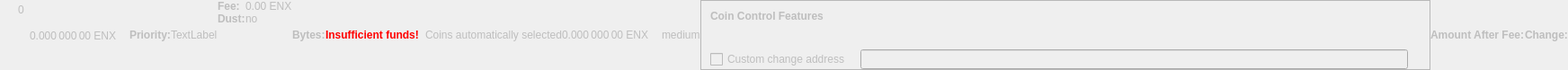
    <widget class="QWidget" name="dummyHideWidget" native="true">
     <property name="enabled">
      <bool>false</bool>
     </property>
     <property name="maximumSize">
      <size>
       <width>100</width>
       <height>22</height>
      </size>
     </property>
     <layout class="QHBoxLayout" name="dummyHideLayout">
      <property name="spacing">
       <number>0</number>
      </property>
      <property name="leftMargin">
       <number>0</number>
      </property>
      <property name="topMargin">
       <number>0</number>
      </property>
      <property name="rightMargin">
       <number>0</number>
      </property>
      <property name="bottomMargin">
       <number>0</number>
      </property>
      <item>
       <layout class="QFormLayout" name="formLayoutCoinControl1">
        <property name="horizontalSpacing">
         <number>10</number>
        </property>
        <property name="verticalSpacing">
         <number>14</number>
        </property>
        <property name="leftMargin">
         <number>10</number>
        </property>
        <property name="topMargin">
         <number>4</number>
        </property>
        <property name="rightMargin">
         <number>6</number>
        </property>
        <item row="0" column="1">
         <widget class="QLabel" name="labelCoinControlBytes">
          <property name="cursor">
           <cursorShape>IBeamCursor</cursorShape>
          </property>
          <property name="contextMenuPolicy">
           <enum>Qt::ActionsContextMenu</enum>
          </property>
          <property name="text">
           <string notr="true">0</string>
          </property>
          <property name="textInteractionFlags">
           <set>Qt::LinksAccessibleByMouse|Qt::TextSelectableByKeyboard|Qt::TextSelectableByMouse</set>
          </property>
         </widget>
        </item>
       </layout>
      </item>
      <item>
       <widget class="QLabel" name="labelCoinControlAfterFee">
        <property name="enabled">
         <bool>false</bool>
        </property>
        <property name="sizePolicy">
         <sizepolicy hsizetype="Fixed" vsizetype="Fixed">
          <horstretch>0</horstretch>
          <verstretch>0</verstretch>
         </sizepolicy>
        </property>
        <property name="minimumSize">
         <size>
          <width>111</width>
          <height>12</height>
         </size>
        </property>
        <property name="maximumSize">
         <size>
          <width>111</width>
          <height>12</height>
         </size>
        </property>
        <property name="cursor">
         <cursorShape>IBeamCursor</cursorShape>
        </property>
        <property name="contextMenuPolicy">
         <enum>Qt::ActionsContextMenu</enum>
        </property>
        <property name="text">
         <string notr="true">0.000 000 00 ENX</string>
        </property>
        <property name="textInteractionFlags">
         <set>Qt::LinksAccessibleByMouse|Qt::TextSelectableByKeyboard|Qt::TextSelectableByMouse</set>
        </property>
       </widget>
      </item>
      <item>
       <widget class="QLabel" name="labelCoinControlPriorityText">
        <property name="enabled">
         <bool>false</bool>
        </property>
        <property name="font">
         <font>
          <weight>75</weight>
          <bold>true</bold>
         </font>
        </property>
        <property name="text">
         <string>Priority:</string>
        </property>
       </widget>
      </item>
      <item>
       <layout class="QHBoxLayout" name="horizontalLayout">
        <item>
         <widget class="QLabel" name="WarningLabel">
          <property name="text">
           <string>TextLabel</string>
          </property>
         </widget>
        </item>
       </layout>
      </item>
      <item>
       <layout class="QFormLayout" name="formLayoutCoinControl3">
        <property name="horizontalSpacing">
         <number>0</number>
        </property>
        <property name="verticalSpacing">
         <number>0</number>
        </property>
        <property name="leftMargin">
         <number>0</number>
        </property>
        <property name="topMargin">
         <number>0</number>
        </property>
        <property name="rightMargin">
         <number>0</number>
        </property>
        <item row="0" column="0">
         <widget class="QLabel" name="labelCoinControlFeeText">
          <property name="enabled">
           <bool>false</bool>
          </property>
          <property name="font">
           <font>
            <weight>75</weight>
            <bold>true</bold>
           </font>
          </property>
          <property name="text">
           <string>Fee:</string>
          </property>
          <property name="margin">
           <number>0</number>
          </property>
         </widget>
        </item>
        <item row="0" column="1">
         <widget class="QLabel" name="labelCoinControlFee">
          <property name="enabled">
           <bool>false</bool>
          </property>
          <property name="cursor">
           <cursorShape>IBeamCursor</cursorShape>
          </property>
          <property name="contextMenuPolicy">
           <enum>Qt::ActionsContextMenu</enum>
          </property>
          <property name="text">
           <string notr="true">0.00 ENX</string>
          </property>
          <property name="textInteractionFlags">
           <set>Qt::LinksAccessibleByMouse|Qt::TextSelectableByKeyboard|Qt::TextSelectableByMouse</set>
          </property>
         </widget>
        </item>
        <item row="1" column="0">
         <widget class="QLabel" name="labelCoinControlLowOutputText">
          <property name="enabled">
           <bool>false</bool>
          </property>
          <property name="font">
           <font>
            <weight>75</weight>
            <bold>true</bold>
           </font>
          </property>
          <property name="text">
           <string>Dust:</string>
          </property>
         </widget>
        </item>
        <item row="1" column="1">
         <widget class="QLabel" name="labelCoinControlLowOutput">
          <property name="enabled">
           <bool>false</bool>
          </property>
          <property name="cursor">
           <cursorShape>IBeamCursor</cursorShape>
          </property>
          <property name="contextMenuPolicy">
           <enum>Qt::ActionsContextMenu</enum>
          </property>
          <property name="text">
           <string>no</string>
          </property>
          <property name="textInteractionFlags">
           <set>Qt::LinksAccessibleByMouse|Qt::TextSelectableByKeyboard|Qt::TextSelectableByMouse</set>
          </property>
         </widget>
        </item>
       </layout>
      </item>
      <item>
       <widget class="QLabel" name="labelCoinControlBytesText">
        <property name="enabled">
         <bool>false</bool>
        </property>
        <property name="font">
         <font>
          <weight>75</weight>
          <bold>true</bold>
         </font>
        </property>
        <property name="text">
         <string>Bytes:</string>
        </property>
       </widget>
      </item>
      <item>
       <layout class="QFormLayout" name="formLayoutCoinControl2">
        <property name="horizontalSpacing">
         <number>0</number>
        </property>
        <property name="verticalSpacing">
         <number>0</number>
        </property>
        <property name="leftMargin">
         <number>0</number>
        </property>
        <property name="topMargin">
         <number>0</number>
        </property>
        <property name="rightMargin">
         <number>0</number>
        </property>
       </layout>
      </item>
      <item>
       <layout class="QHBoxLayout" name="horizontalLayoutCoinControl2">
        <property name="spacing">
         <number>0</number>
        </property>
        <property name="bottomMargin">
         <number>0</number>
        </property>
       </layout>
      </item>
      <item>
       <widget class="QLabel" name="labelCoinControlInsuffFunds">
        <property name="enabled">
         <bool>false</bool>
        </property>
        <property name="minimumSize">
         <size>
          <width>0</width>
          <height>0</height>
         </size>
        </property>
        <property name="font">
         <font>
          <weight>75</weight>
          <bold>true</bold>
         </font>
        </property>
        <property name="styleSheet">
         <string notr="true">color:red;font-weight:bold;</string>
        </property>
        <property name="text">
         <string>Insufficient funds!</string>
        </property>
        <property name="margin">
         <number>5</number>
        </property>
       </widget>
      </item>
      <item>
       <layout class="QFormLayout" name="formLayoutCoinControl4">
        <property name="horizontalSpacing">
         <number>0</number>
        </property>
        <property name="verticalSpacing">
         <number>0</number>
        </property>
        <property name="leftMargin">
         <number>0</number>
        </property>
        <property name="topMargin">
         <number>0</number>
        </property>
        <property name="rightMargin">
         <number>0</number>
        </property>
       </layout>
      </item>
      <item>
       <widget class="QLabel" name="labelCoinControlChangeLabel">
        <property name="enabled">
         <bool>false</bool>
        </property>
        <property name="sizePolicy">
         <sizepolicy hsizetype="Preferred" vsizetype="Expanding">
          <horstretch>0</horstretch>
          <verstretch>0</verstretch>
         </sizepolicy>
        </property>
        <property name="minimumSize">
         <size>
          <width>0</width>
          <height>0</height>
         </size>
        </property>
        <property name="text">
         <string/>
        </property>
        <property name="margin">
         <number>3</number>
        </property>
       </widget>
      </item>
      <item>
       <widget class="QLabel" name="labelCoinControlAutomaticallySelected">
        <property name="enabled">
         <bool>false</bool>
        </property>
        <property name="sizePolicy">
         <sizepolicy hsizetype="Fixed" vsizetype="Fixed">
          <horstretch>0</horstretch>
          <verstretch>0</verstretch>
         </sizepolicy>
        </property>
        <property name="minimumSize">
         <size>
          <width>0</width>
          <height>0</height>
         </size>
        </property>
        <property name="maximumSize">
         <size>
          <width>240</width>
          <height>16777215</height>
         </size>
        </property>
        <property name="text">
         <string>Coins automatically selected</string>
        </property>
        <property name="margin">
         <number>5</number>
        </property>
       </widget>
      </item>
      <item>
       <widget class="QLabel" name="labelCoinControlChange">
        <property name="enabled">
         <bool>false</bool>
        </property>
        <property name="sizePolicy">
         <sizepolicy hsizetype="Fixed" vsizetype="Fixed">
          <horstretch>0</horstretch>
          <verstretch>0</verstretch>
         </sizepolicy>
        </property>
        <property name="minimumSize">
         <size>
          <width>111</width>
          <height>0</height>
         </size>
        </property>
        <property name="maximumSize">
         <size>
          <width>111</width>
          <height>16777215</height>
         </size>
        </property>
        <property name="cursor">
         <cursorShape>IBeamCursor</cursorShape>
        </property>
        <property name="contextMenuPolicy">
         <enum>Qt::ActionsContextMenu</enum>
        </property>
        <property name="text">
         <string notr="true">0.000 000 00 ENX</string>
        </property>
        <property name="textInteractionFlags">
         <set>Qt::LinksAccessibleByMouse|Qt::TextSelectableByKeyboard|Qt::TextSelectableByMouse</set>
        </property>
       </widget>
      </item>
      <item>
       <widget class="QLabel" name="labelCoinControlPriority">
        <property name="enabled">
         <bool>false</bool>
        </property>
        <property name="cursor">
         <cursorShape>IBeamCursor</cursorShape>
        </property>
        <property name="contextMenuPolicy">
         <enum>Qt::ActionsContextMenu</enum>
        </property>
        <property name="text">
         <string>medium</string>
        </property>
        <property name="textInteractionFlags">
         <set>Qt::LinksAccessibleByMouse|Qt::TextSelectableByKeyboard|Qt::TextSelectableByMouse</set>
        </property>
       </widget>
      </item>
      <item>
       <widget class="QFrame" name="frameCoinControl">
        <property name="sizePolicy">
         <sizepolicy hsizetype="Expanding" vsizetype="Expanding">
          <horstretch>0</horstretch>
          <verstretch>0</verstretch>
         </sizepolicy>
        </property>
        <property name="maximumSize">
         <size>
          <width>16777215</width>
          <height>16777215</height>
         </size>
        </property>
        <property name="frameShape">
         <enum>QFrame::StyledPanel</enum>
        </property>
        <property name="frameShadow">
         <enum>QFrame::Sunken</enum>
        </property>
        <layout class="QVBoxLayout" name="verticalLayoutCoinControl2_2">
         <property name="spacing">
          <number>0</number>
         </property>
         <property name="leftMargin">
          <number>0</number>
         </property>
         <property name="topMargin">
          <number>0</number>
         </property>
         <property name="rightMargin">
          <number>0</number>
         </property>
         <property name="bottomMargin">
          <number>0</number>
         </property>
         <item>
          <layout class="QVBoxLayout" name="verticalLayoutCoinControl" stretch="0,0,0,1">
           <property name="spacing">
            <number>0</number>
           </property>
           <property name="leftMargin">
            <number>10</number>
           </property>
           <property name="topMargin">
            <number>10</number>
           </property>
           <item>
            <layout class="QHBoxLayout" name="horizontalLayoutCoinControl1">
             <property name="bottomMargin">
              <number>15</number>
             </property>
             <item>
              <widget class="QLabel" name="labelCoinControlFeatures">
               <property name="enabled">
                <bool>false</bool>
               </property>
               <property name="sizePolicy">
                <sizepolicy hsizetype="Preferred" vsizetype="Maximum">
                 <horstretch>0</horstretch>
                 <verstretch>0</verstretch>
                </sizepolicy>
               </property>
               <property name="font">
                <font>
                 <weight>75</weight>
                 <bold>true</bold>
                </font>
               </property>
               <property name="styleSheet">
                <string notr="true">font-weight:bold;</string>
               </property>
               <property name="text">
                <string>Coin Control Features</string>
               </property>
              </widget>
             </item>
            </layout>
           </item>
           <item>
            <widget class="QWidget" name="widgetCoinControl" native="true">
             <property name="sizePolicy">
              <sizepolicy hsizetype="Preferred" vsizetype="Preferred">
               <horstretch>0</horstretch>
               <verstretch>0</verstretch>
              </sizepolicy>
             </property>
             <property name="minimumSize">
              <size>
               <width>0</width>
               <height>0</height>
              </size>
             </property>
             <property name="styleSheet">
              <string notr="true"/>
             </property>
             <layout class="QHBoxLayout" name="horizontalLayoutCoinControl5_2">
              <property name="leftMargin">
               <number>0</number>
              </property>
              <property name="topMargin">
               <number>0</number>
              </property>
              <property name="rightMargin">
               <number>0</number>
              </property>
              <property name="bottomMargin">
               <number>0</number>
              </property>
              <item>
               <layout class="QHBoxLayout" name="horizontalLayoutCoinControl3">
                <property name="spacing">
                 <number>20</number>
                </property>
                <property name="topMargin">
                 <number>0</number>
                </property>
                <property name="bottomMargin">
                 <number>10</number>
                </property>
               </layout>
              </item>
             </layout>
            </widget>
           </item>
           <item>
            <layout class="QHBoxLayout" name="horizontalLayoutCoinControl4" stretch="0,0,0">
             <property name="spacing">
              <number>12</number>
             </property>
             <property name="sizeConstraint">
              <enum>QLayout::SetDefaultConstraint</enum>
             </property>
             <property name="topMargin">
              <number>5</number>
             </property>
             <property name="rightMargin">
              <number>5</number>
             </property>
             <item>
              <widget class="QCheckBox" name="checkBoxCoinControlChange">
               <property name="enabled">
                <bool>false</bool>
               </property>
               <property name="toolTip">
                <string>If this is activated, but the change address is empty or invalid, change will be sent to a newly generated address.</string>
               </property>
               <property name="text">
                <string>Custom change address</string>
               </property>
              </widget>
             </item>
             <item>
              <widget class="QValidatedLineEdit" name="lineEditCoinControlChange">
               <property name="enabled">
                <bool>false</bool>
               </property>
               <property name="sizePolicy">
                <sizepolicy hsizetype="Expanding" vsizetype="Fixed">
                 <horstretch>0</horstretch>
                 <verstretch>0</verstretch>
                </sizepolicy>
               </property>
              </widget>
             </item>
             <item>
              <widget class="QLabel" name="labelCoinControlChangeLabel_2">
               <property name="sizePolicy">
                <sizepolicy hsizetype="Preferred" vsizetype="Expanding">
                 <horstretch>0</horstretch>
                 <verstretch>0</verstretch>
                </sizepolicy>
               </property>
               <property name="minimumSize">
                <size>
                 <width>0</width>
                 <height>0</height>
                </size>
               </property>
               <property name="text">
                <string/>
               </property>
               <property name="margin">
                <number>3</number>
               </property>
              </widget>
             </item>
            </layout>
           </item>
           <item>
            <spacer name="verticalSpacerCoinControl">
             <property name="orientation">
              <enum>Qt::Vertical</enum>
             </property>
             <property name="sizeHint" stdset="0">
              <size>
               <width>800</width>
               <height>1</height>
              </size>
             </property>
            </spacer>
           </item>
          </layout>
         </item>
        </layout>
       </widget>
      </item>
      <item>
       <widget class="QLabel" name="labelCoinControlAfterFeeText">
        <property name="enabled">
         <bool>false</bool>
        </property>
        <property name="minimumSize">
         <size>
          <width>0</width>
          <height>0</height>
         </size>
        </property>
        <property name="maximumSize">
         <size>
          <width>16777215</width>
          <height>16777215</height>
         </size>
        </property>
        <property name="font">
         <font>
          <weight>75</weight>
          <bold>true</bold>
         </font>
        </property>
        <property name="text">
         <string>Amount After Fee:</string>
        </property>
        <property name="alignment">
         <set>Qt::AlignLeading|Qt::AlignLeft|Qt::AlignVCenter</set>
        </property>
        <property name="margin">
         <number>0</number>
        </property>
       </widget>
      </item>
      <item>
       <widget class="QLabel" name="labelCoinControlChangeText">
        <property name="enabled">
         <bool>false</bool>
        </property>
        <property name="sizePolicy">
         <sizepolicy hsizetype="Preferred" vsizetype="Preferred">
          <horstretch>0</horstretch>
          <verstretch>0</verstretch>
         </sizepolicy>
        </property>
        <property name="minimumSize">
         <size>
          <width>0</width>
          <height>0</height>
         </size>
        </property>
        <property name="maximumSize">
         <size>
          <width>16777215</width>
          <height>16777215</height>
         </size>
        </property>
        <property name="font">
         <font>
          <weight>75</weight>
          <bold>true</bold>
         </font>
        </property>
        <property name="text">
         <string>Change:</string>
        </property>
        <property name="alignment">
         <set>Qt::AlignLeading|Qt::AlignLeft|Qt::AlignVCenter</set>
        </property>
       </widget>
      </item>
     </layout>
    </widget>
